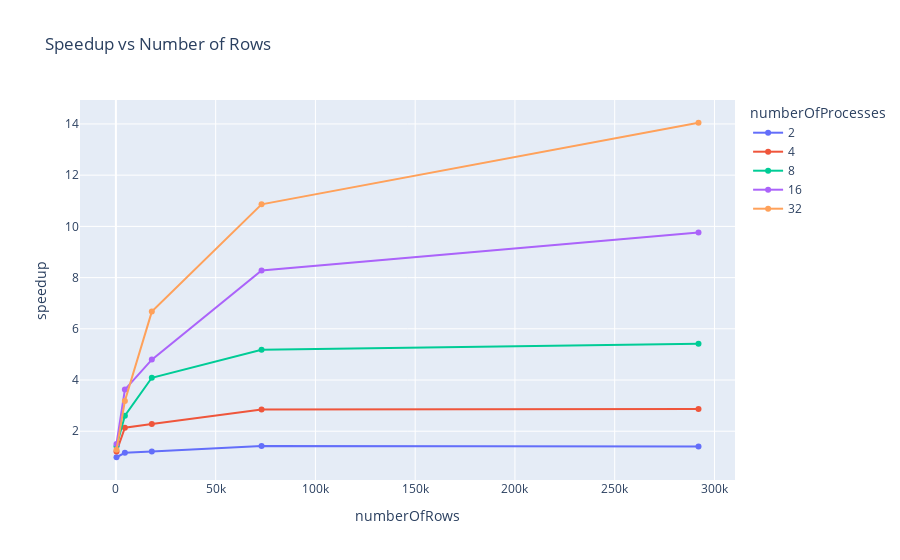

Notebook code cell kept with this figure:
### Code cell
if is_notebook():
    fig = px.line(df_perf, x="numberOfRows", y="speedup", color="numberOfProcesses", markers=True, title="Speedup vs Number of Rows")
    fig.show()

### Figure 1 — Plotly figure (JSON) as saved in the notebook; plotly's stock layout.template omitted (floating-point values rounded to 4 significant figures)
{"data": [{"hovertemplate": "numberOfProcesses=2<br>numberOfRows=%{x}<br>speedup=%{y}<extra></extra>", "legendgroup": "2", "line": {"color": "#636efa", "dash": "solid"}, "marker": {"symbol": "circle"}, "mode": "lines+markers", "name": "2", "orientation": "v", "showlegend": true, "type": "scatter", "x": [300, 4500, 18000, 73000, 292000], "xaxis": "x", "y": [0.984, 1.16, 1.209, 1.425, 1.406], "yaxis": "y"}, {"hovertemplate": "numberOfProcesses=4<br>numberOfRows=%{x}<br>speedup=%{y}<extra></extra>", "legendgroup": "4", "line": {"color": "#EF553B", "dash": "solid"}, "marker": {"symbol": "circle"}, "mode": "lines+markers", "name": "4", "orientation": "v", "showlegend": true, "type": "scatter", "x": [300, 4500, 18000, 73000, 292000], "xaxis": "x", "y": [1.206, 2.141, 2.286, 2.847, 2.872], "yaxis": "y"}, {"hovertemplate": "numberOfProcesses=8<br>numberOfRows=%{x}<br>speedup=%{y}<extra></extra>", "legendgroup": "8", "line": {"color": "#00cc96", "dash": "solid"}, "marker": {"symbol": "circle"}, "mode": "lines+markers", "name": "8", "orientation": "v", "showlegend": true, "type": "scatter", "x": [300, 4500, 18000, 73000, 292000], "xaxis": "x", "y": [1.413, 2.605, 4.087, 5.186, 5.414], "yaxis": "y"}, {"hovertemplate": "numberOfProcesses=16<br>numberOfRows=%{x}<br>speedup=%{y}<extra></extra>", "legendgroup": "16", "line": {"color": "#ab63fa", "dash": "solid"}, "marker": {"symbol": "circle"}, "mode": "lines+markers", "name": "16", "orientation": "v", "showlegend": true, "type": "scatter", "x": [300, 4500, 18000, 73000, 292000], "xaxis": "x", "y": [1.501, 3.626, 4.797, 8.278, 9.757], "yaxis": "y"}, {"hovertemplate": "numberOfProcesses=32<br>numberOfRows=%{x}<br>speedup=%{y}<extra></extra>", "legendgroup": "32", "line": {"color": "#FFA15A", "dash": "solid"}, "marker": {"symbol": "circle"}, "mode": "lines+markers", "name": "32", "orientation": "v", "showlegend": true, "type": "scatter", "x": [300, 4500, 18000, 73000, 292000], "xaxis": "x", "y": [1.275, 3.179, 6.672, 10.86, 14.05], "yaxis": "y"}], "layout": {"legend": {"title": {"text": "numberOfProcesses"}, "tracegroupgap": 0}, "title": {"text": "Speedup vs Number of Rows"}, "xaxis": {"anchor": "y", "domain": [0, 1], "title": {"text": "numberOfRows"}}, "yaxis": {"anchor": "x", "domain": [0, 1], "title": {"text": "speedup"}}}}
